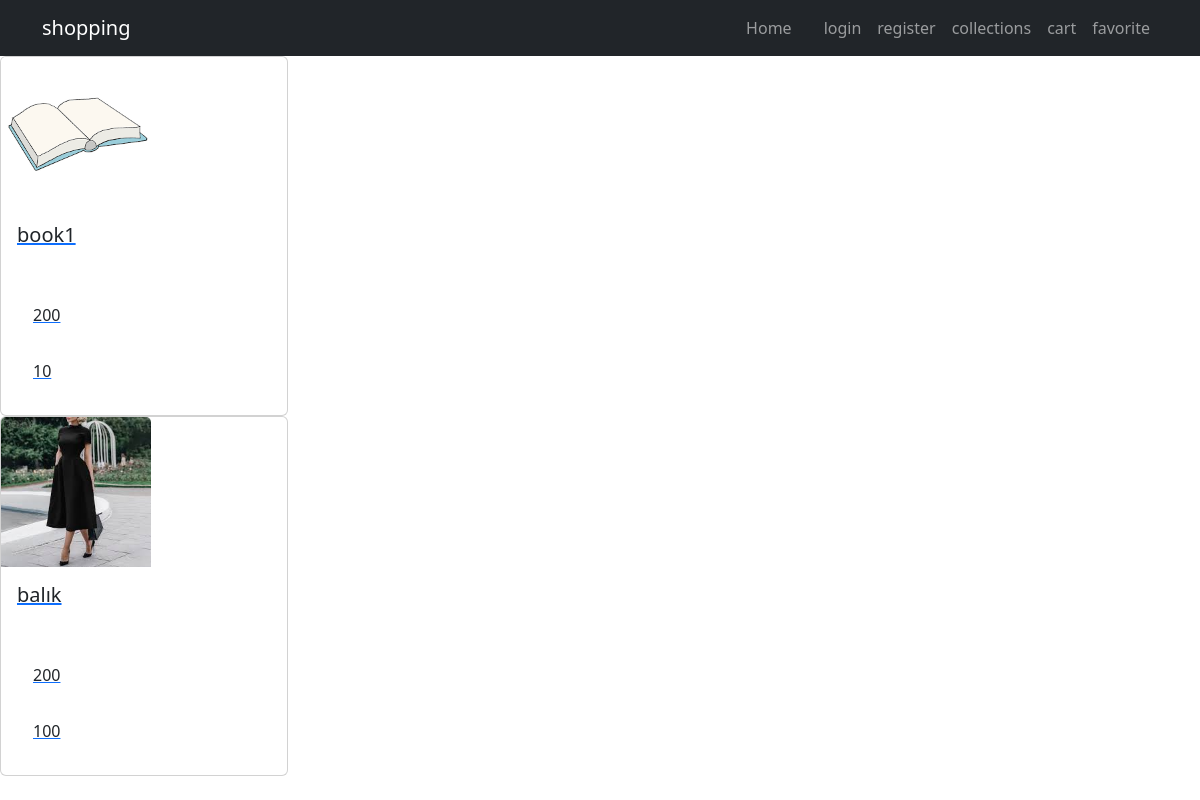
Before: / with the older database file.
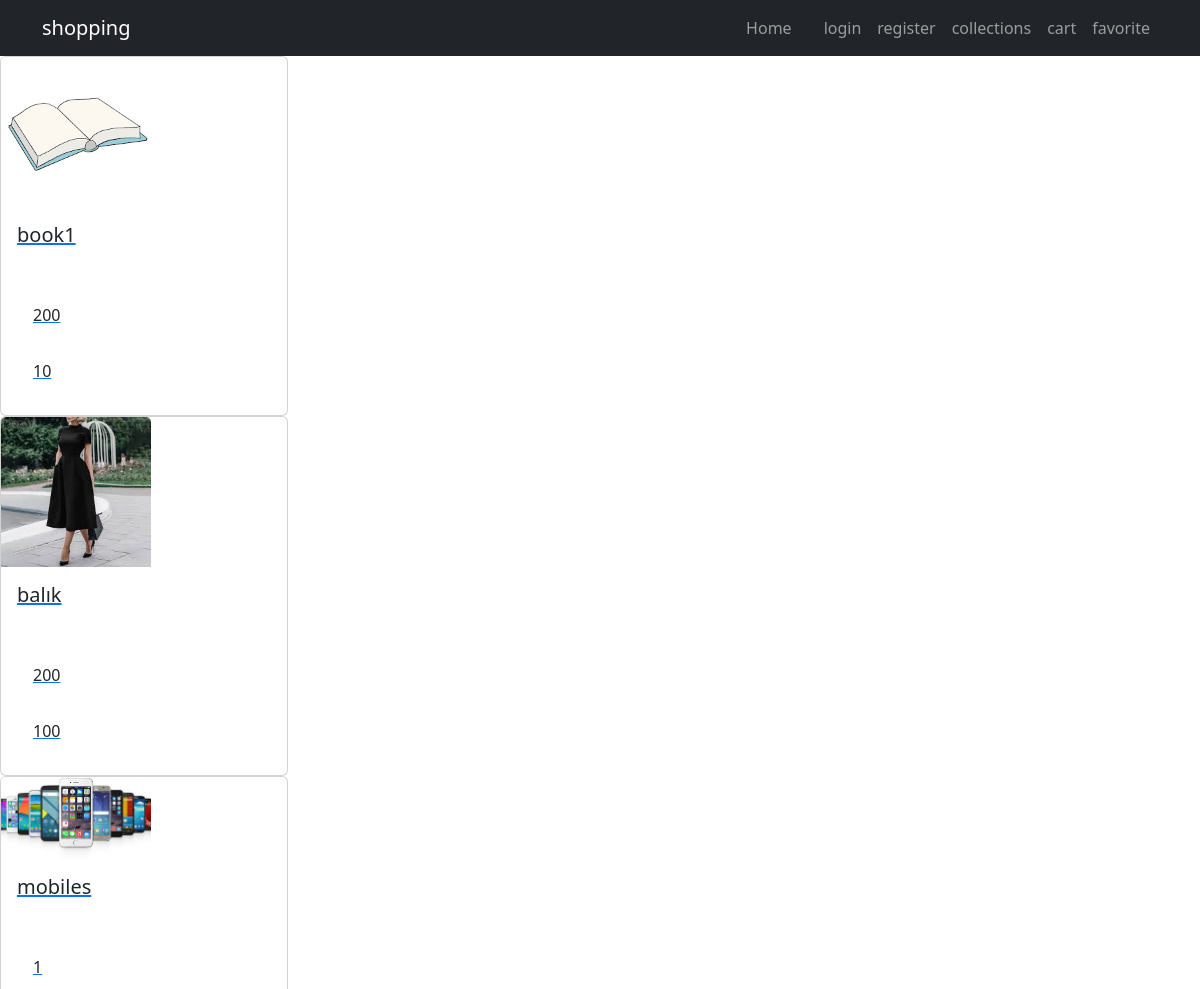
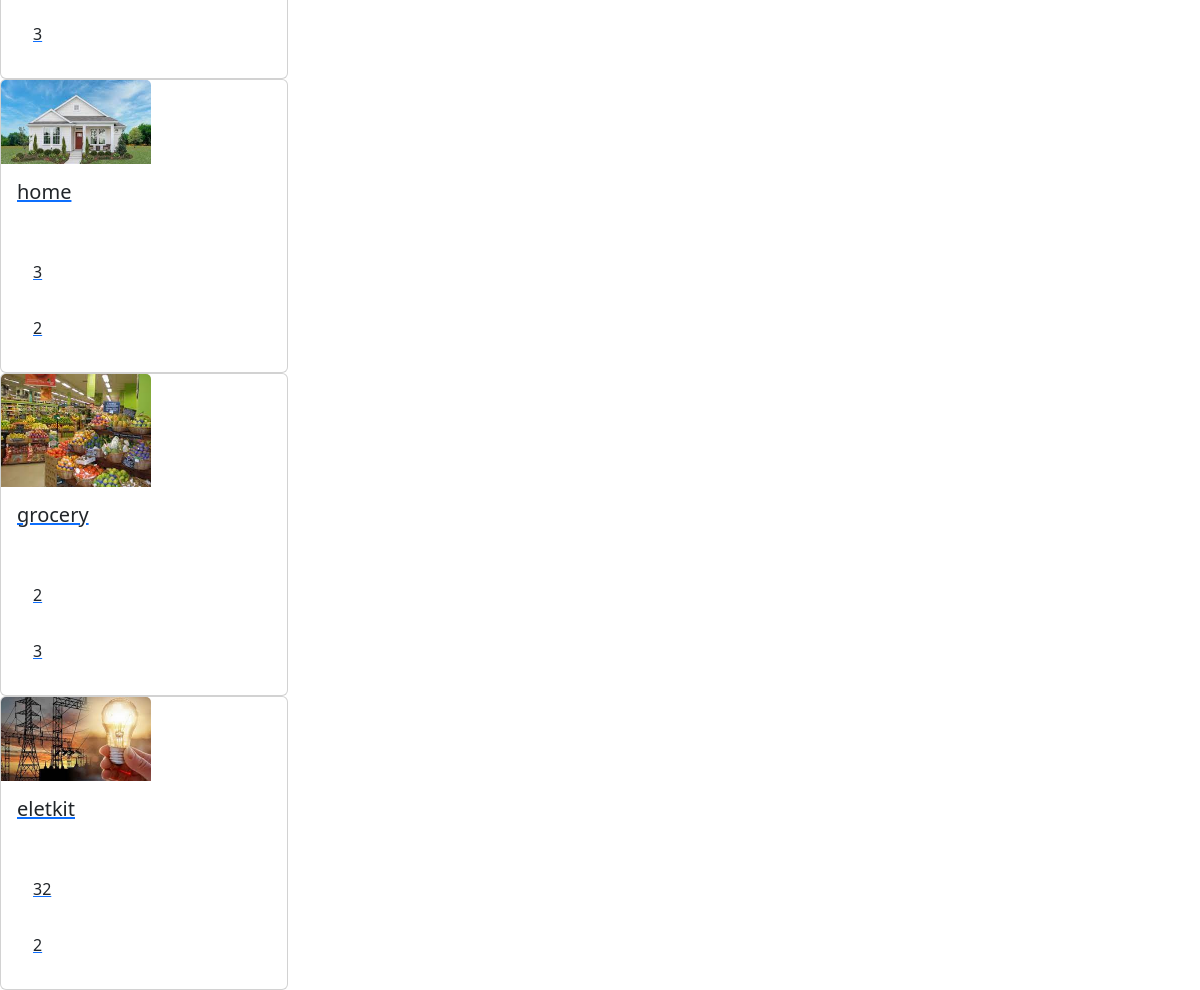
After: the same page with the newer database file (2 pictures, top to bottom).
### shop/models.py (models this page shows, shortened)
class Product(models.Model):
    categories=models.ForeignKey(Catagorys,blank=True,on_delete=models.CASCADE,default=1)
    name=models.CharField(max_length=200)
    vendor=models.CharField(max_length=200)
    image=models.ImageField(upload_to="images")
    quantity=models.IntegerField()
    original_price=models.IntegerField()
    selling_price=models.IntegerField()
    description=models.TextField()
    status=models.BooleanField()
    slug=models.SlugField(null=False,blank=True,unique=True,db_index=True,editable=False)

### shop/views.py (the view)
# urls.py: path("",views.home,name="home"),
def home(request):
    products=Product.objects.all()
    context={"products":products}
    return render(request,"shop/index.html",context)

### shop/templates/shop/index.html
{% extends 'base.html' %}
{% block content %}
{% for product in  products %}
    {% include 'product.html' %}
{% endfor %}
{% endblock content %}

### shop/templates/product.html
<a href="{% url 'product_detail' product.slug %}">
    <div class="card" style="width: 18rem;">
        <img style="width:150px" src="{{product.image.url}}" class="card-img-top" alt="...">
        <div class="card-body">
        <h5 class="card-title">{{product.name}}</h5>
        </div>
        <div class="card-body">
            <div class="col">
                <div class="p-3">{{product.original_price}}</div>
              </div>
              <div class="col">
                <div class="p-3">{{product.selling_price}}</div>
              </div>
        </div>
    </div>
</a>

Changed rows visible on the page:
added Product: image (picture), name "mobiles", original_price "1", selling_price "3"
added Product: image (picture), name "home", original_price "3", selling_price "2"
added Product: image (picture), name "grocery", original_price "2", selling_price "3"
added Product: image (picture), name "eletkit", original_price "32", selling_price "2"
